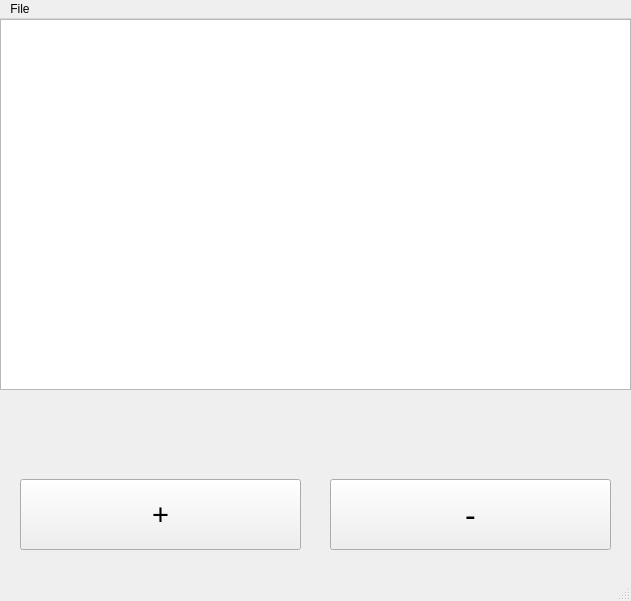
<?xml version="1.0" encoding="UTF-8"?>
<ui version="4.0">
 <class>MainWindow</class>
 <widget class="QMainWindow" name="MainWindow">
  <property name="geometry">
   <rect>
    <x>0</x>
    <y>0</y>
    <width>631</width>
    <height>601</height>
   </rect>
  </property>
  <property name="windowTitle">
   <string>MainWindow</string>
  </property>
  <widget class="QWidget" name="centralwidget">
   <widget class="QListView" name="listView">
    <property name="geometry">
     <rect>
      <x>0</x>
      <y>0</y>
      <width>631</width>
      <height>371</height>
     </rect>
    </property>
   </widget>
   <widget class="QPushButton" name="plusButton">
    <property name="geometry">
     <rect>
      <x>20</x>
      <y>460</y>
      <width>281</width>
      <height>71</height>
     </rect>
    </property>
    <property name="font">
     <font>
      <pointsize>22</pointsize>
     </font>
    </property>
    <property name="text">
     <string>+</string>
    </property>
   </widget>
   <widget class="QPushButton" name="minusButton">
    <property name="geometry">
     <rect>
      <x>330</x>
      <y>460</y>
      <width>281</width>
      <height>71</height>
     </rect>
    </property>
    <property name="font">
     <font>
      <pointsize>24</pointsize>
     </font>
    </property>
    <property name="text">
     <string>-</string>
    </property>
   </widget>
  </widget>
  <widget class="QMenuBar" name="menubar">
   <property name="geometry">
    <rect>
     <x>0</x>
     <y>0</y>
     <width>631</width>
     <height>21</height>
    </rect>
   </property>
   <widget class="QMenu" name="menuFile">
    <property name="title">
     <string>File</string>
    </property>
    <addaction name="actionLoad"/>
    <addaction name="actionSave"/>
   </widget>
   <addaction name="menuFile"/>
  </widget>
  <widget class="QStatusBar" name="statusbar"/>
  <action name="actionLoad">
   <property name="text">
    <string>Load</string>
   </property>
  </action>
  <action name="actionSave">
   <property name="text">
    <string>Save</string>
   </property>
  </action>
 </widget>
 <resources/>
 <connections/>
</ui>
